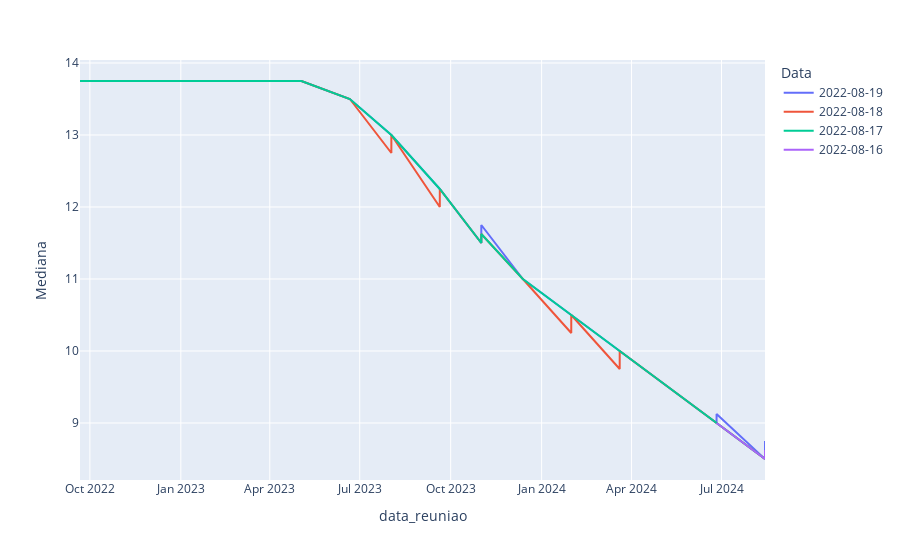

The notebook cell this image was saved under:
### Code cell
# Gráfico iterativo utilizando o plotly
fig=px.line(df_selic,x='data_reuniao',y='Mediana', color='Data')
# Gerando arquivo com o resultado
# plotly.offline.plot(fig, show_link = True,filename=f'./output/IPCA_forcast.html')
fig.show()

### Figure 1 — Plotly figure (JSON) as saved in the notebook; plotly's stock layout.template omitted (floating-point values rounded to 4 significant figures)
{"data": [{"hovertemplate": "Data=2022-08-19<br>data_reuniao=%{x}<br>Mediana=%{y}<extra></extra>", "legendgroup": "2022-08-19", "line": {"color": "#636efa", "dash": "solid"}, "marker": {"symbol": "circle"}, "mode": "lines", "name": "2022-08-19", "orientation": "v", "showlegend": true, "type": "scatter", "x": ["2022-09-21", "2022-09-21", "2022-10-26", "2022-10-26", "2022-12-07", "2022-12-07", "2023-02-01", "2023-02-01", "2023-03-22", "2023-03-22", "2023-05-03", "2023-05-03", "2023-06-21", "2023-06-21", "2023-08-02", "2023-08-02", "2023-09-20", "2023-09-20", "2023-11-01", "2023-11-01", "2023-12-13", "2023-12-13", "2024-01-31", "2024-01-31", "2024-03-20", "2024-03-20", "2024-05-08", "2024-05-08", "2024-06-26", "2024-06-26", "2024-08-14", "2024-08-14"], "xaxis": "x", "y": [13.75, 13.75, 13.75, 13.75, 13.75, 13.75, 13.75, 13.75, 13.75, 13.75, 13.75, 13.75, 13.5, 13.5, 13, 13, 12.25, 12.25, 11.5, 11.75, 11, 11, 10.5, 10.5, 10, 10, 9.5, 9.5, 9, 9.125, 8.5, 8.75], "yaxis": "y"}, {"hovertemplate": "Data=2022-08-18<br>data_reuniao=%{x}<br>Mediana=%{y}<extra></extra>", "legendgroup": "2022-08-18", "line": {"color": "#EF553B", "dash": "solid"}, "marker": {"symbol": "circle"}, "mode": "lines", "name": "2022-08-18", "orientation": "v", "showlegend": true, "type": "scatter", "x": ["2022-09-21", "2022-09-21", "2022-10-26", "2022-10-26", "2022-12-07", "2022-12-07", "2023-02-01", "2023-02-01", "2023-03-22", "2023-03-22", "2023-05-03", "2023-05-03", "2023-06-21", "2023-06-21", "2023-08-02", "2023-08-02", "2023-09-20", "2023-09-20", "2023-11-01", "2023-11-01", "2023-12-13", "2023-12-13", "2024-01-31", "2024-01-31", "2024-03-20", "2024-03-20", "2024-05-08", "2024-05-08", "2024-06-26", "2024-06-26", "2024-08-14", "2024-08-14"], "xaxis": "x", "y": [13.75, 13.75, 13.75, 13.75, 13.75, 13.75, 13.75, 13.75, 13.75, 13.75, 13.75, 13.75, 13.5, 13.5, 12.75, 13, 12, 12.25, 11.5, 11.62, 11, 11, 10.25, 10.5, 9.75, 10, 9.5, 9.5, 9, 9, 8.5, 8.5], "yaxis": "y"}, {"hovertemplate": "Data=2022-08-17<br>data_reuniao=%{x}<br>Mediana=%{y}<extra></extra>", "legendgroup": "2022-08-17", "line": {"color": "#00cc96", "dash": "solid"}, "marker": {"symbol": "circle"}, "mode": "lines", "name": "2022-08-17", "orientation": "v", "showlegend": true, "type": "scatter", "x": ["2022-09-21", "2022-09-21", "2022-10-26", "2022-10-26", "2022-12-07", "2022-12-07", "2023-02-01", "2023-02-01", "2023-03-22", "2023-03-22", "2023-05-03", "2023-05-03", "2023-06-21", "2023-06-21", "2023-08-02", "2023-08-02", "2023-09-20", "2023-09-20", "2023-11-01", "2023-11-01", "2023-12-13", "2023-12-13", "2024-01-31", "2024-01-31", "2024-03-20", "2024-03-20", "2024-05-08", "2024-05-08", "2024-06-26", "2024-06-26", "2024-08-14", "2024-08-14"], "xaxis": "x", "y": [13.75, 13.75, 13.75, 13.75, 13.75, 13.75, 13.75, 13.75, 13.75, 13.75, 13.75, 13.75, 13.5, 13.5, 13, 13, 12.25, 12.25, 11.5, 11.62, 11, 11, 10.5, 10.5, 10, 10, 9.5, 9.5, 9, 9, 8.5, 8.5], "yaxis": "y"}, {"hovertemplate": "Data=2022-08-16<br>data_reuniao=%{x}<br>Mediana=%{y}<extra></extra>", "legendgroup": "2022-08-16", "line": {"color": "#ab63fa", "dash": "solid"}, "marker": {"symbol": "circle"}, "mode": "lines", "name": "2022-08-16", "orientation": "v", "showlegend": true, "type": "scatter", "x": ["2024-06-26", "2024-06-26", "2024-08-14", "2024-08-14"], "xaxis": "x", "y": [9, 9, 8.5, 8.625], "yaxis": "y"}], "layout": {"legend": {"title": {"text": "Data"}, "tracegroupgap": 0}, "margin": {"t": 60}, "xaxis": {"anchor": "y", "domain": [0, 1], "title": {"text": "data_reuniao"}}, "yaxis": {"anchor": "x", "domain": [0, 1], "title": {"text": "Mediana"}}}}
